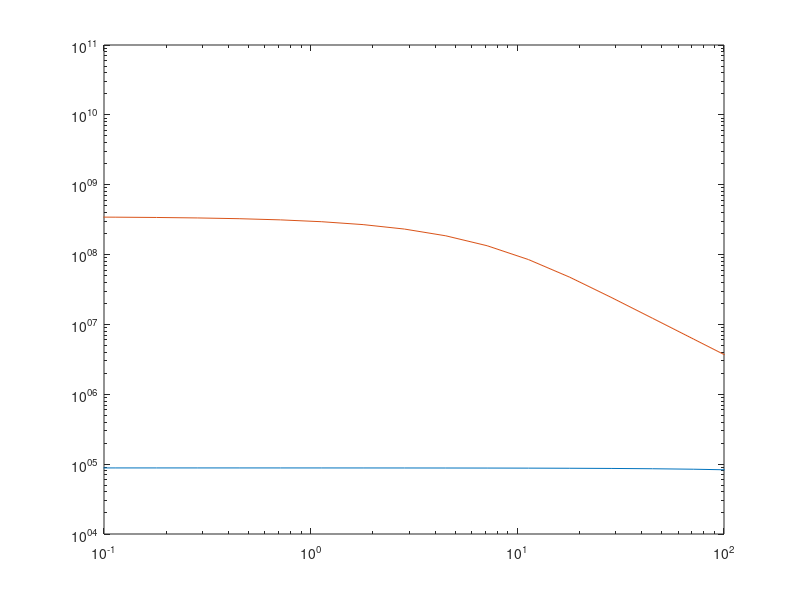

The MATLAB source for this figure: (Note: this script raises an error after producing the figure.)
function pde = mirror_velocity2
% Two-dimensional magnetic mirror from the FP paper - evolution of the ion velocity dependence
% of f in the presence of Coulomb collisions with background electrons
% 
% df/dt == nu_D/(2*sin(z)) d/dz ( sin(z) df/dz ) + 1/v^2 (d/dv(flux_v))
%a
% flux_v == v^3[(m_a/(m_a + m_b))nu_s f) + 0.5*nu_par*v*d/dv(f)]
%
% Run with
%
% asgard(mirror_velocity_twodimensional,'timestep_method','BE')

test = 'c';
pde.CFL = 0.01;

m_e = 9.109*10^-31; %electron mass in kg
m_H = 1.6726*10^-27; %hydrogen mass in kgs
m_D = 3.3443*10^-27; %deuterium mass in kgs
eps0 = 8.85*10^-12; %permittivity of free space in Farad/m
k_b = 1.380*10^-23; %Boltzmann constant in Joules/Kelvin
e = 1.602*10^-19; %charge in Coulombs
ln_delt = 12; %Coulomb logarithm

v_th = @(T_eV,m) sqrt(2*T_eV * e/m);

% species b
b.n = 4e19;
b.T_eV = 4;
b.Z = 1;
b.m = m_e;
b.vth = v_th(b.T_eV,b.m);

% species a
a.n = 4e19;
a.T_eV = 1e3;
a.Z = -1;
a.m = m_e;
a.vth = v_th(a.T_eV,a.m);

% L_ab = ln_delt*e^4/(m_a*eps0)^2; %Coefficient accounting for Coluomb force
switch test
    case 'a'
        T_eV_a = 0.05*T_eV_b; %Target temperature in Kelvin\
        offset = 10^6; %case with offset and change in Temperature
    case 'b'
        T_eV_a = 0.05*T_eV_b;
        offset = 0; %case with no offset but change in Temperature
    case 'c'
        a.T_eV = 1e3;
        offset = 10^7; %case with offset and no change in Temperature
end

% T_a = T_eV_a*11606; %converting to Kelvin
% T_b = T_eV_b*11606; %converting to Kelvin
% nu_s = @(v) psi(v./v_th(T_b,m_b)).*n_b*L_ab*(1 + m_a/m_b)./(2*pi*v_th(T_b,m_b).^3.*v./v_th(T_b,m_b)); %Slowing down frequency in s^-1; %parallel diffusion frequency
nu_par = @(v) psi(v./v_th(T_b,m_b)).*n_b*L_ab./(2*pi.*v.^3); %parallel diffusion frequency
maxwell = @(v,x,y) n_a/(pi^3/2.*y^3).*exp(-((v-x)/y).^2);
gauss = @(v,x) n_a/(sqrt(2*pi)*x)*exp(-0.5*((v - x)/x).^2);
nu_D =  @(v) n_b*L_ab.*(phi_f(v./v_th(T_b,m_b)) - psi(v./v_th(T_b,m_b)))./(4*pi.*v.^3); %deflection frequency in s^-1
% norm = 3.749;
init_func = @(v) maxwell(v,0,v_th(T_b,m_a)) + maxwell(v,5*10^6, 10^6);
pitch_z = @(z) z.*0 + 1;
pitch_t = @(t) exp(-nu_D(v_th(T_b,m_a))*t);


x = @(v,vth) v./vth; 
nu_ab0 = @(a,b) b.n * e^4 * a.Z^2 * b.Z^2 * ln_delt / (2*pi*eps0^2*a.m^2*b.vth^3);
nu_s = @(v,a,b) nu_ab0(a,b) .* (1+a.m/b.m) .* psi(x(v,b.vth)) ./ x(v,b.vth);

v_ = 10.^[1:.1:7];
loglog(0.5*a.m*v_.^2/e,nu_s(v_,a,a))
hold on
loglog(0.5*a.m*v_.^2/e,nu_s(v_,a,b))
xlim([0.1,1e2]);
ylim([1e4,1e11]);

BCFunc = @(v) init_func(v);


% Domain is (a,b)

% The function is defined for the plane
% x = a and x = b
BCL_fList = { ...
    @(v,p,t) v.*0, ... 
    @(z,p,t) pitch_z(z), ...
    @(t,p) pitch_t(t)
    };

BCR_fList = { ...
    @(v,p,t) BCFunc(v), ... % 
    @(z,p,t) pitch_z(z), ...
    @(t,p) pitch_t(t)
    };

%E = 1.0; %parallel Electric field

function ret = phi(x)
        ret = erf(x);
end
function ret = phi_f(x)
        ret = (x + 1./(2*x)).*erf(x) + exp(-x.^2)./sqrt(pi);     
end
function ret = psi(x)     
        dphi_dx = 2./sqrt(pi) * exp(-x.^2);
        ret = 1./(2*x.^2) .* (phi(x) - x.*dphi_dx);   
        ix = find(abs(x)<1e-5); % catch singularity at boundary
        ret(ix) = 0;
end

%% Setup the dimensions
% 
dim_v.name = 'v';
dim_v.domainMin = 0;
dim_v.domainMax = 3*10^7;
dim_v.init_cond_fn = @(v,p,t) init_func(v);

dim_z.name = 'z';
dim_z.domainMin = -pi;
dim_z.domainMax = pi;
dim_z.init_cond_fn = @(z,p,t) pitch_z(z)*pitch_t(t);

%%
% Add dimensions to the pde object
% Note that the order of the dimensions must be consistent with this across
% the remainder of this PDE.

pde.dimensions = {dim_v, dim_z};
num_dims = numel(pde.dimensions);

%% Setup the terms of the PDE

%% 
% termC == nu_D/(2*sin(z))*d/dz sin(z)*df/dz
%
% becomes 
%
% termC == g1(v) g2(z) q(z)   [mass, g1(p) = nu_D(v), g2(z) = 1/(2sin(z))  BC N/A]
%   q(z) == d/dz g3(z) r(z)   [grad, g3(z) =  sin(z), BCL=D,BCR=D]
%   r(z) == d/dp g4(z) f(z)   [grad, g3(p) = 1,      BCL=N,BCR=N]


g1 = @(v,p,t,dat) nu_D(v);
g2 = @(z,p,t,dat) 1./(2*sin(z));
g3 = @(z,p,t,dat) sin(z);
g4 = @(z,p,t,dat) z.*0 + 1;
pterm1  = MASS(g1);
pterm2  = MASS(g2);
pterm3  = GRAD(num_dims,g3,+1,'D','D');
pterm4 = GRAD(num_dims,g4,0,'N', 'N');
termC_z = TERM_1D({pterm1,pterm2,pterm3,pterm4});
termC   = TERM_ND(num_dims,{termC_z,[]});

% term V1 == 1/v^2 d/dv(v^3(m_a/(m_a + m_b))nu_s f))
% term V1 == g(v) q(v)      [mass, g(v) = 1/v^2,  BC N/A]
% q(v) == d/dv(g2(v)f(v))   [grad, g2(v) = v^3(m_a/(m_a + m_b))nu_s, BCL= N, BCR=N]

g1 = @(v,p,t,dat) 1./v.^2;
g2 = @(v,p,t,dat) v.^3*m_a.*nu_s(v)./(m_a + m_b);

pterm1 = MASS(g1);
pterm2  = GRAD(num_dims,g2,-1,'N','D', BCL_fList, BCR_fList);
termV_s = TERM_1D({pterm1,pterm2});
termV1   = TERM_ND(num_dims,{termV_s,[]});

%%
% term V2 == 1/v^2 d/dv(v^4*0.5*nu_par*d/dv(f))
% term V2 == g(v) q(v)      [mass, g(v) = 1/v^2,  BC N/A]
% q(v) == d/dv(g2(v)r(v))   [grad, g2(v) = v^4*0.5*nu_par, BCL= D, BCR=D]
% r(v) = d/dv(g3(v)f)       [grad, g3(v) = 1, BCL=N, BCR=N]

g1 = @(v,p,t,dat) 1./v.^2;
g2 = @(v,p,t,dat) v.^4.*0.5.*nu_par(v);
g3 = @(v,p,t,dat) v.*0 + 1;

pterm1 = MASS(g1);
pterm2 = GRAD(num_dims,g2,-1,'D','N');
pterm3 = GRAD(num_dims,g3,+1,'N','D', BCL_fList, BCR_fList);
termV_par = TERM_1D({pterm1,pterm2,pterm3});
termV2   = TERM_ND(num_dims,{termV_par,[]});

%%
% Add terms to the pde object

pde.terms = {termV1,termV2, termC};

%% Construct some parameters and add to pde object.
%  These might be used within the various functions below.

params.parameter1 = 0;
params.parameter2 = 1;

pde.params = params;

%% Add an arbitrary number of sources to the RHS of the PDE
% Each source term must have nDims + 1

%%
% Add sources to the pde data structure
pde.sources = {};

%% Define the analytic solution (optional).
% This requires nDims+time function handles.

    function ans = soln(v,p,t)
        ans = n_a/(pi^3/2.*v_th(T_b,m_a).^3).*exp(-(v./v_th(T_b,m_a)).^2);        
        if isfield(p,'norm_fac')
            ans = ans .* p.norm_fac;
        end
    end
    soln_handle = @soln;
    
pde.analytic_solutions_1D = { ...    
    @(v,p,t) soln_handle(v,p,t), ...
    @(z,p,t) pitch_z(z), ...
    @(t,p) t.*0 + 1; %pitch_t(t)
    };

%%
% Function to set time step
    function dt=set_dt(pde,CFL)
        
        Lmax = pde.dimensions{1}.domainMax;
        LevX = pde.dimensions{1}.lev;
        dt = Lmax/2^LevX*CFL;
    end

pde.set_dt = @set_dt;

end